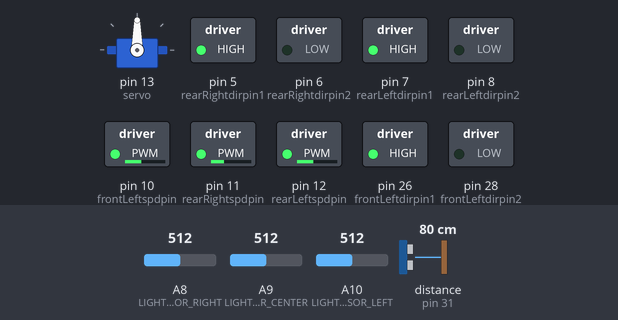
This sketch was run on a simulated Arduino Mega 2560, built with avr-gcc and run on an emulated ATmega2560. On the bench: servo, switched loads named in the sketch (green lamp = pin HIGH). The inputs (shaded band) are chosen by the test bench; at power-on: distance to the obstacle (sensor on pin 31) 80 cm, A8 (LIGHT_SENSOR_RIGHT) = 512, A10 (LIGHT_SENSOR_LEFT) = 512, A9 (LIGHT_SENSOR_CENTER) = 512. The echo pulse lasts 58.3 µs per cm; pins used as bus, display or sensor lines are not drawn; what the sketch prints to the serial monitor is not drawn.

Above: at 19.9 s.
20.0 s: distance to the obstacle (sensor on pin 31) set to 23 cm
21.5 s: distance to the obstacle (sensor on pin 31) set to 19 cm
At 22.7 s:
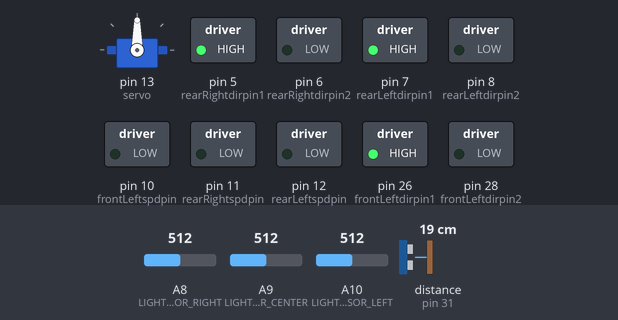
23.0 s: distance to the obstacle (sensor on pin 31) set to 35 cm
At 24.1 s:
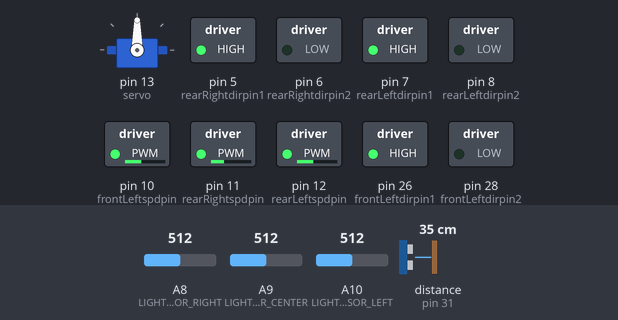
24.5 s: A8 (LIGHT_SENSOR_RIGHT) set to 523
At 25.2 s:
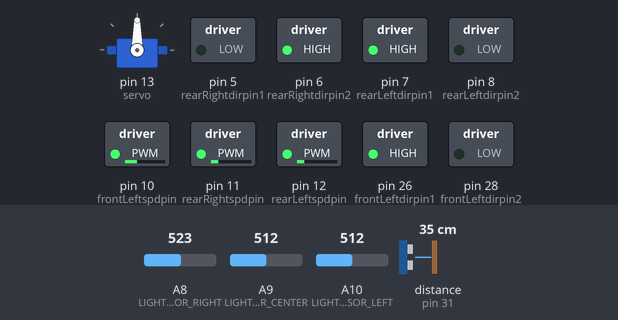
26.0 s: A8 (LIGHT_SENSOR_RIGHT) set to 306
At 27.2 s:
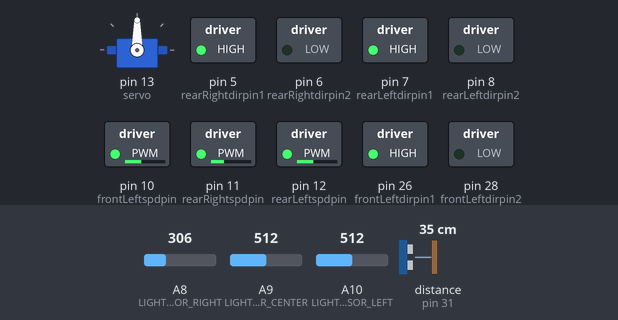
27.5 s: A10 (LIGHT_SENSOR_LEFT) set to 519
At 28.7 s:
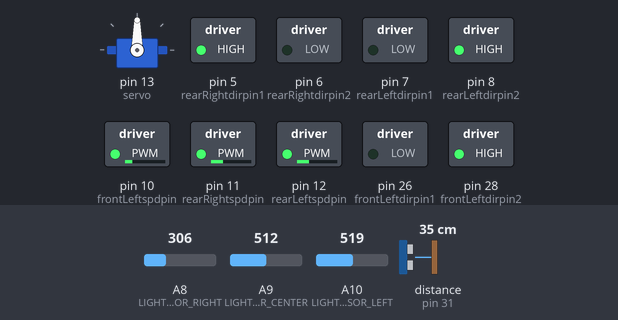
Timing chart, 0 to 30.0 s (numbered marks = the images above; inputs shaded):
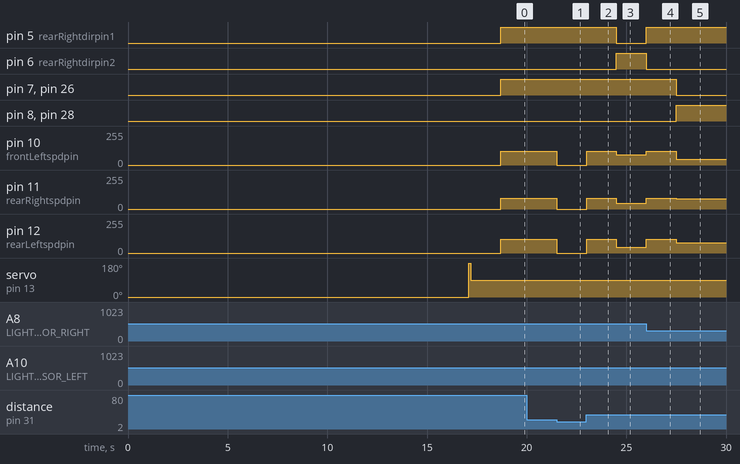

Measured:
- the behaviour switches between 21 and 20 cm on distance to the obstacle (sensor on pin 31) (found by bisection; images 0 and 1)
- the behaviour switches between 512 and 513 on A8 (LIGHT_SENSOR_RIGHT) (found by bisection; images 2 and 3)
- the behaviour switches between 512 and 513 on A10 (LIGHT_SENSOR_LEFT) (found by bisection; images 4 and 5)
- after the input at 21.5 s, pin 10 (frontLeftspdpin), pin 12 (rearLeftspdpin): 102/255 → 0/255 at once; pin 11 (rearRightspdpin): 81/255 → 0/255 at once
- after the input at 23.0 s, pin 10 (frontLeftspdpin), pin 12 (rearLeftspdpin): 0/255 → 102/255 at once; pin 11 (rearRightspdpin): 0/255 → 81/255 at once
- after the input at 24.5 s, pin 5 (rearRightdirpin1): HIGH → LOW at once; pin 6 (rearRightdirpin2): LOW → HIGH at once; pin 10 (frontLeftspdpin): 102/255 → 76/255 at once; pin 11 (rearRightspdpin): 81/255 → 45/255 at once; pin 12 (rearLeftspdpin): 102/255 → 45/255 at once
- after the input at 26.0 s, pin 5 (rearRightdirpin1): LOW → HIGH at once; pin 6 (rearRightdirpin2): HIGH → LOW at once; pin 10 (frontLeftspdpin): 76/255 → 102/255 at once; pin 11 (rearRightspdpin): 45/255 → 81/255 at once; pin 12 (rearLeftspdpin): 45/255 → 102/255 at once
- after the input at 27.5 s, pin 7 (rearLeftdirpin1), pin 26 (frontLeftdirpin1): HIGH → LOW at once; pin 8 (rearLeftdirpin2), pin 28 (frontLeftdirpin2): LOW → HIGH at once; pin 10 (frontLeftspdpin): 102/255 → 45/255 at once; pin 11 (rearRightspdpin): 81/255 → 76/255 at once; pin 12 (rearLeftspdpin): 102/255 → 76/255 at once

The sketch:

light_sensor.ino
```cpp
/*
 * How to test encoder with Arduino
 * url: http://osoyoo.com/?p=30267
 */

#include "Robot.h"
#include <Servo.h>
Servo servo;

#define rightA 20
#define rightB 34
#define leftA 21
#define leftB 32
int counter = 0;
int aState;
int aLastState;
volatile int encoderRightCounter = 0;
volatile int encoderLeftCounter = 0;
int flag = 0;
int left, center, right;
int distance;
int sensors = 0;

//sonar pin config
#define Echo_PIN 31 // Ultrasonic Echo pin connect to A5
#define Trig_PIN 30 // Ultrasonic Trig pin connect to A4

//robot driving parameters
#define SPEED 40
#define TURN_SPEED 30

//robot control pin config
//Front right
#define frontRightdirpin1 22
#define frontRightdirpin2 24
#define frontRightspdpin 9

//Front Left
#define frontLeftdirpin1 26
#define frontLeftdirpin2 28
#define frontLeftspdpin 10

//Rear right
#define rearRightdirpin1 5
#define rearRightdirpin2 6
#define rearRightspdpin 11

//Rear left
#define rearLeftdirpin1 7
#define rearLeftdirpin2 8
#define rearLeftspdpin 12

//constants for the light sensor
#define LIGHT_SENSOR_LEFT A10
#define LIGHT_SENSOR_CENTER A9
#define LIGHT_SENSOR_RIGHT A8

float THRESHOLD_LEFT;
float THRESHOLD_CENTER;
float THRESHOLD_RIGHT;
int x = 1000;
int i = 0;

//initialise the robot control library
Robot robot(frontLeftdirpin1, frontLeftdirpin2, frontLeftspdpin, frontRightdirpin1, frontRightdirpin2, frontRightspdpin,
            rearLeftdirpin1, rearLeftdirpin2, rearLeftspdpin, rearRightdirpin1, rearRightdirpin2, rearRightspdpin);

int sonarDistance()
{
  long echo_distance;
  digitalWrite(Trig_PIN, LOW);
  delayMicroseconds(5);
  digitalWrite(Trig_PIN, HIGH);
  delayMicroseconds(15);
  digitalWrite(Trig_PIN, LOW);
  echo_distance = pulseIn(Echo_PIN, HIGH);
  echo_distance = echo_distance * 0.01657; //how far away is the object in cm
  //Serial.println((int)echo_distance);
  return round(echo_distance);
}

int sensorCheck()
{
  int result = 0;

  readlight();

  if (left > THRESHOLD_LEFT)
  {
    result = result + 100;
  }
  if (center > THRESHOLD_CENTER)
  {
    result = result + 10;
  }
  if (right > THRESHOLD_RIGHT)
  {
    result = result + 1;
  }
  return result;
}

void cal()
{
  Serial.print("IN CAL");
  left = 0;
  center = 0;
  right = 0;
  Serial.println("######");
  Serial.println(i);
  Serial.println(x);
  Serial.println("######");
  for (i = 0; i <= x; i++)
  {
    left = analogRead(LIGHT_SENSOR_LEFT);
    center = analogRead(LIGHT_SENSOR_CENTER);
    right = analogRead(LIGHT_SENSOR_RIGHT);
    THRESHOLD_LEFT = THRESHOLD_LEFT + left;
    THRESHOLD_CENTER = THRESHOLD_CENTER + center;
    THRESHOLD_RIGHT = THRESHOLD_RIGHT + right;
    Serial.println(left);
    Serial.println(center);
    Serial.println(right);
  }

  THRESHOLD_LEFT = THRESHOLD_LEFT / x;
  THRESHOLD_CENTER = THRESHOLD_CENTER / x;
  THRESHOLD_RIGHT = THRESHOLD_RIGHT / x;
  Serial.println(THRESHOLD_LEFT);
  Serial.println(THRESHOLD_CENTER);
  Serial.println(THRESHOLD_RIGHT);
}

void centerWhite()
{
  Serial.println("##########CENTERWHITE STARTED ###########");
  if (left > THRESHOLD_LEFT) //LEFT BLACK
  {
    while (left > THRESHOLD_LEFT) //Black Detected
    {
      do
      {
        robot.rotateCCW(TURN_SPEED);
        delay(50);
        left = analogRead(LIGHT_SENSOR_LEFT);
        center = analogRead(LIGHT_SENSOR_CENTER);
        right = analogRead(LIGHT_SENSOR_RIGHT);
      } while (center < THRESHOLD_CENTER); //Center is white

      if (center > THRESHOLD_CENTER) //Center black again
      {
        Serial.println("##########CENTERWHITE ENDED ###########");
        return;
      } //CENTER BLACK AGAIN
    }
    do
    {
      robot.rotateCCW(TURN_SPEED);
      delay(50);
      left = analogRead(LIGHT_SENSOR_LEFT);
      center = analogRead(LIGHT_SENSOR_CENTER);
      right = analogRead(LIGHT_SENSOR_RIGHT);
    } while (center < THRESHOLD_CENTER); //Center is white

    if (center > THRESHOLD_CENTER) //Center black again
    {
      Serial.println("##########CENTERWHITE ENDED ###########");
      return;
    } //CENTER BLACK AGAIN
  }   //END OF LEFT BLACK

  if (right > THRESHOLD_RIGHT) //BLACK
  {
    while (right > THRESHOLD_RIGHT) //Black Detected
    {
      do
      {
        robot.rotateCCW(TURN_SPEED);
        delay(50);
        left = analogRead(LIGHT_SENSOR_LEFT);
        center = analogRead(LIGHT_SENSOR_CENTER);
        right = analogRead(LIGHT_SENSOR_RIGHT);
      } while (center < THRESHOLD_CENTER); //Center is white

      if (center > THRESHOLD_CENTER) //Center black again
      {
        Serial.println("##########CENTERWHITE ENDED ###########");
        return;
      } //CENTER BLACK AGAIN
    }   //END OF BLACK RIGHT
    do
    {
      robot.rotateCCW(TURN_SPEED);
      delay(50);
      left = analogRead(LIGHT_SENSOR_LEFT);
      center = analogRead(LIGHT_SENSOR_CENTER);
      right = analogRead(LIGHT_SENSOR_RIGHT);
    } while (center < THRESHOLD_CENTER); //Center is white

    if (center > THRESHOLD_CENTER) //Center black again
    {
      Serial.println("##########CENTERWHITE ENDED ###########");
      return;
    } //CENTER BLACK AGAIN
  }   //END OF RIGHT BLACK
  Serial.println("##########CENTERWHITE ENDED ###########");
  return;
}

void threeBlack()
{
  if (right > THRESHOLD_RIGHT && center > THRESHOLD_CENTER) //Black Detected
  {
    while (right > THRESHOLD_RIGHT) //Black Detected
    {
      robot.rotateCCW(TURN_SPEED);
      left = analogRead(LIGHT_SENSOR_LEFT);
      center = analogRead(LIGHT_SENSOR_CENTER);
      right = analogRead(LIGHT_SENSOR_RIGHT);
    }
    return;
  }
  else if (left > THRESHOLD_LEFT && center > THRESHOLD_CENTER) //Black Detected
  {
    while (left > THRESHOLD_LEFT) //Black Detected
    {
      robot.rotateCW(TURN_SPEED);
      left = analogRead(LIGHT_SENSOR_LEFT);
      center = analogRead(LIGHT_SENSOR_CENTER);
      right = analogRead(LIGHT_SENSOR_RIGHT);
    }
    return;
  }
  return;
}

void readlight()
{
  left = analogRead(LIGHT_SENSOR_LEFT);
  center = analogRead(LIGHT_SENSOR_CENTER);
  right = analogRead(LIGHT_SENSOR_RIGHT);
}

void setup()
{
  pinMode(rightA, INPUT);
  pinMode(rightB, INPUT);
  pinMode(leftA, INPUT);
  pinMode(leftB, INPUT);

  pinMode(Trig_PIN, OUTPUT);
  pinMode(Echo_PIN, INPUT);

  pinMode(LIGHT_SENSOR_LEFT, INPUT);
  pinMode(LIGHT_SENSOR_CENTER, INPUT);
  pinMode(LIGHT_SENSOR_RIGHT, INPUT);

  Serial.begin(9600);

  servo.attach(13);
  servo.write(0);
  delay(500);
  cal();

  delay(1000);
  servo.write(180);
  delay(100);
  servo.write(90);
  delay(1500);

} //END OF SETUP

void loop()
{
  /*
    Robots Left sensor reading and correction
*/
  readlight();
  distance = sonarDistance();

  while((left < THRESHOLD_LEFT) && (right < THRESHOLD_RIGHT) && (distance > 20))
  {
    robot.forward(SPEED);
    readlight();
    distance = sonarDistance();
  }
  while(distance < 20)
  {
    robot.stop();
    distance = sonarDistance();
    readlight();
  }//Stop when there is an object

  while((left > THRESHOLD_LEFT) && (right < THRESHOLD_RIGHT))
  {
    robot.rotateCCW(TURN_SPEED);
    readlight();
  }//Left is on the black correct

    while((left < THRESHOLD_LEFT) && (right > THRESHOLD_RIGHT))
  {
    robot.rotateCW(TURN_SPEED);
    readlight();
  }//Left is on the black correct

} //End of loop
```

Motor.cpp
```cpp
#include "Arduino.h"
#include "Motor.h"

Motor::Motor(int dir1pin, int dir2pin, int spd_pin)
{
  pinMode(dir1pin, OUTPUT);
  pinMode(dir2pin, OUTPUT);
  pinMode(spd_pin, OUTPUT);
  _pin = dir1pin;
  _pin2 = dir2pin;
  _spd_pin = spd_pin;

}
void Motor::forward(int speed)
{
  digitalWrite(_pin,HIGH);
  digitalWrite(_pin2,LOW);
  analogWrite(_spd_pin,(255.0*(speed/100.0)));
}

void Motor::backward(int speed)
{
  digitalWrite(_pin,LOW);
  digitalWrite(_pin2,HIGH);
  analogWrite(_spd_pin,(255.0*(speed/100.0)));
}

void Motor::stop()
{
  analogWrite(_spd_pin,0);
}
```

Motor.h
```cpp
#include "Arduino.h"

#ifndef Motor_h
#define Motor_h


class Motor
{
  public:
    Motor(int pin, int pin2, int spd_pin);
    void forward (int speed);
    void backward(int speed);
    void stop();

  private:
    int _pin;
    int _pin2;
    int _spd_pin;

};

#endif
```

Robot.cpp
```cpp
#include "Arduino.h"
#include "Robot.h"
#include "Motor.h"


Robot::Robot(int dirFL1pin, int dirFL2pin, int spdFLpin, int dirFR1pin, int dirFR2pin, int spdFRpin,
                int dirRL1pin, int dirRL2pin, int spdRLpin, int dirRR1pin, int dirRR2pin, int spdRRpin):
                motor_FL(dirFL1pin, dirFL2pin, spdFLpin),
                motor_FR(dirFR1pin, dirFR2pin, spdFRpin),
                motor_RL(dirRL1pin, dirRL2pin, spdRLpin),
                motor_RR(dirRR1pin, dirRR2pin, spdRRpin)
{

}
void Robot::forward(int speed)
{
  motor_FL.forward(speed);
  motor_FR.forward(speed*0.8);
  motor_RR.forward(speed*0.8);
  motor_RL.forward(speed);
}

void Robot::backward(int speed)
{
  motor_FL.backward(speed);
  motor_FR.backward(speed);
  motor_RR.backward(speed);
  motor_RL.backward(speed);
}

void Robot::left_turn(int speed){
  motor_FL.backward(0);
  motor_FR.forward(speed);
  motor_RR.forward(speed);
  motor_RL.backward(0);
}
void Robot::right_turn(int speed){
  motor_FL.forward(speed);
  motor_FR.forward(0);
  motor_RR.forward(0);
  motor_RL.forward(speed);
}

void Robot::slideRight(int speed)
{

}

void Robot::slideLeft(int speed)
{

}


void Robot::rotateCCW(int speed)
{
  motor_FL.backward(speed*.6);
  motor_FR.forward(speed*.6);
  motor_RR.forward(speed);
  motor_RL.backward(speed);
}

void Robot::rotateCW(int speed)
{
  motor_FL.forward(speed);
  motor_FR.backward(speed);
  motor_RR.backward(speed*.6);
  motor_RL.forward(speed*.6);
}

void Robot::stop()
{
  motor_FL.stop();
  motor_FR.stop();
  motor_RR.stop();
  motor_RL.stop();
}
```

Robot.h
```cpp
#ifndef Robot_h
#define Robot_h

#include "Arduino.h"
#include "Motor.h"

class Robot {
  public:
   // Robot(int dirFLpin1, dirFLpin2, int spdFLpin, int dirFRpin1, int dirFRpin2, int spdFRpin. dirRLpin1
    Robot(int dirFL1pin, int dirFL2pin, int spdFLpin, int FR1pin, int dirFR2pin, int spdFRpin,
                int dirRL1pin, int dirRL2pin, int spdRLpin, int dirRR1pin, int dirRR2pin, int spdRRpin);
    void forward (int speed);
    void backward(int speed);
    void slideRight(int speed);
    void slideLeft(int speed);
    void rotateCCW(int speed);
    void rotateCW(int speed);
    void left_turn(int speed);
    void right_turn(int speed);

    void stop();

  private:
  Motor motor_FL;
  Motor motor_FR;
  Motor motor_RL;
  Motor motor_RR;

};

#endif
```
